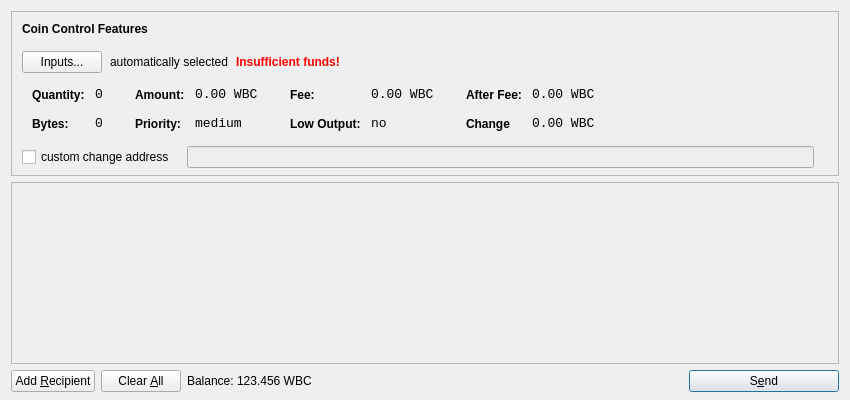
<?xml version="1.0" encoding="UTF-8"?>
<ui version="4.0">
 <class>SendCoinsDialog</class>
 <widget class="QDialog" name="SendCoinsDialog">
  <property name="geometry">
   <rect>
    <x>0</x>
    <y>0</y>
    <width>850</width>
    <height>400</height>
   </rect>
  </property>
  <property name="windowTitle">
   <string>Send Coins</string>
  </property>
  <layout class="QVBoxLayout" name="verticalLayout" stretch="0,1,0">
   <property name="bottomMargin">
    <number>8</number>
   </property>
   <item>
    <widget class="QFrame" name="frameCoinControl">
     <property name="sizePolicy">
      <sizepolicy hsizetype="Expanding" vsizetype="Expanding">
       <horstretch>0</horstretch>
       <verstretch>0</verstretch>
      </sizepolicy>
     </property>
     <property name="maximumSize">
      <size>
       <width>16777215</width>
       <height>16777215</height>
      </size>
     </property>
     <property name="frameShape">
      <enum>QFrame::StyledPanel</enum>
     </property>
     <property name="frameShadow">
      <enum>QFrame::Sunken</enum>
     </property>
     <layout class="QVBoxLayout" name="verticalLayoutCoinControl2">
      <property name="spacing">
       <number>-1</number>
      </property>
      <property name="leftMargin">
       <number>0</number>
      </property>
      <property name="topMargin">
       <number>0</number>
      </property>
      <property name="rightMargin">
       <number>0</number>
      </property>
      <property name="bottomMargin">
       <number>6</number>
      </property>
      <item>
       <layout class="QVBoxLayout" name="verticalLayoutCoinControl" stretch="0,0,0,0,1">
        <property name="spacing">
         <number>0</number>
        </property>
        <property name="leftMargin">
         <number>10</number>
        </property>
        <property name="topMargin">
         <number>10</number>
        </property>
        <item>
         <layout class="QHBoxLayout" name="horizontalLayoutCoinControl1">
          <property name="bottomMargin">
           <number>15</number>
          </property>
          <item>
           <widget class="QLabel" name="labelCoinControlFeatures">
            <property name="sizePolicy">
             <sizepolicy hsizetype="Preferred" vsizetype="Maximum">
              <horstretch>0</horstretch>
              <verstretch>0</verstretch>
             </sizepolicy>
            </property>
            <property name="font">
             <font>
              <weight>75</weight>
              <bold>true</bold>
             </font>
            </property>
            <property name="styleSheet">
             <string notr="true">font-weight:bold;</string>
            </property>
            <property name="text">
             <string>Coin Control Features</string>
            </property>
           </widget>
          </item>
         </layout>
        </item>
        <item>
         <layout class="QHBoxLayout" name="horizontalLayoutCoinControl2" stretch="0,0,0,0">
          <property name="spacing">
           <number>8</number>
          </property>
          <property name="bottomMargin">
           <number>10</number>
          </property>
          <item>
           <widget class="QPushButton" name="pushButtonCoinControl">
            <property name="styleSheet">
             <string notr="true"/>
            </property>
            <property name="text">
             <string>Inputs...</string>
            </property>
           </widget>
          </item>
          <item>
           <widget class="QLabel" name="labelCoinControlAutomaticallySelected">
            <property name="text">
             <string>automatically selected</string>
            </property>
            <property name="margin">
             <number>5</number>
            </property>
           </widget>
          </item>
          <item>
           <widget class="QLabel" name="labelCoinControlInsuffFunds">
            <property name="font">
             <font>
              <weight>75</weight>
              <bold>true</bold>
             </font>
            </property>
            <property name="styleSheet">
             <string notr="true">color:red;font-weight:bold;</string>
            </property>
            <property name="text">
             <string>Insufficient funds!</string>
            </property>
            <property name="margin">
             <number>5</number>
            </property>
           </widget>
          </item>
          <item>
           <spacer name="horizontalSpacerCoinControl">
            <property name="orientation">
             <enum>Qt::Horizontal</enum>
            </property>
            <property name="sizeHint" stdset="0">
             <size>
              <width>40</width>
              <height>1</height>
             </size>
            </property>
           </spacer>
          </item>
         </layout>
        </item>
        <item>
         <widget class="QWidget" name="widgetCoinControl" native="true">
          <property name="sizePolicy">
           <sizepolicy hsizetype="Preferred" vsizetype="Preferred">
            <horstretch>0</horstretch>
            <verstretch>0</verstretch>
           </sizepolicy>
          </property>
          <property name="minimumSize">
           <size>
            <width>0</width>
            <height>0</height>
           </size>
          </property>
          <property name="styleSheet">
           <string notr="true"/>
          </property>
          <layout class="QHBoxLayout" name="horizontalLayoutCoinControl5">
           <property name="margin">
            <number>0</number>
           </property>
           <item>
            <layout class="QHBoxLayout" name="horizontalLayoutCoinControl3" stretch="0,0,0,1">
             <property name="spacing">
              <number>20</number>
             </property>
             <property name="topMargin">
              <number>0</number>
             </property>
             <property name="bottomMargin">
              <number>10</number>
             </property>
             <item>
              <layout class="QFormLayout" name="formLayoutCoinControl1">
               <property name="horizontalSpacing">
                <number>10</number>
               </property>
               <property name="verticalSpacing">
                <number>14</number>
               </property>
               <property name="leftMargin">
                <number>10</number>
               </property>
               <property name="topMargin">
                <number>4</number>
               </property>
               <property name="rightMargin">
                <number>6</number>
               </property>
               <item row="0" column="0">
                <widget class="QLabel" name="labelCoinControlQuantityText">
                 <property name="styleSheet">
                  <string notr="true">font-weight:bold;</string>
                 </property>
                 <property name="text">
                  <string>Quantity:</string>
                 </property>
                 <property name="margin">
                  <number>0</number>
                 </property>
                </widget>
               </item>
               <item row="0" column="1">
                <widget class="QLabel" name="labelCoinControlQuantity">
                 <property name="font">
                  <font>
                   <family>Monospace</family>
                   <pointsize>10</pointsize>
                  </font>
                 </property>
                 <property name="cursor">
                  <cursorShape>IBeamCursor</cursorShape>
                 </property>
                 <property name="contextMenuPolicy">
                  <enum>Qt::ActionsContextMenu</enum>
                 </property>
                 <property name="text">
                  <string>0</string>
                 </property>
                 <property name="margin">
                  <number>0</number>
                 </property>
                 <property name="textInteractionFlags">
                  <set>Qt::LinksAccessibleByMouse|Qt::TextSelectableByKeyboard|Qt::TextSelectableByMouse</set>
                 </property>
                </widget>
               </item>
               <item row="1" column="0">
                <widget class="QLabel" name="labelCoinControlBytesText">
                 <property name="styleSheet">
                  <string notr="true">font-weight:bold;</string>
                 </property>
                 <property name="text">
                  <string>Bytes:</string>
                 </property>
                </widget>
               </item>
               <item row="1" column="1">
                <widget class="QLabel" name="labelCoinControlBytes">
                 <property name="font">
                  <font>
                   <family>Monospace</family>
                   <pointsize>10</pointsize>
                  </font>
                 </property>
                 <property name="cursor">
                  <cursorShape>IBeamCursor</cursorShape>
                 </property>
                 <property name="contextMenuPolicy">
                  <enum>Qt::ActionsContextMenu</enum>
                 </property>
                 <property name="text">
                  <string>0</string>
                 </property>
                 <property name="textInteractionFlags">
                  <set>Qt::LinksAccessibleByMouse|Qt::TextSelectableByKeyboard|Qt::TextSelectableByMouse</set>
                 </property>
                </widget>
               </item>
              </layout>
             </item>
             <item>
              <layout class="QFormLayout" name="formLayoutCoinControl2">
               <property name="horizontalSpacing">
                <number>10</number>
               </property>
               <property name="verticalSpacing">
                <number>14</number>
               </property>
               <property name="leftMargin">
                <number>6</number>
               </property>
               <property name="topMargin">
                <number>4</number>
               </property>
               <property name="rightMargin">
                <number>6</number>
               </property>
               <item row="0" column="0">
                <widget class="QLabel" name="labelCoinControlAmountText">
                 <property name="styleSheet">
                  <string notr="true">font-weight:bold;</string>
                 </property>
                 <property name="text">
                  <string>Amount:</string>
                 </property>
                 <property name="margin">
                  <number>0</number>
                 </property>
                </widget>
               </item>
               <item row="0" column="1">
                <widget class="QLabel" name="labelCoinControlAmount">
                 <property name="font">
                  <font>
                   <family>Monospace</family>
                   <pointsize>10</pointsize>
                  </font>
                 </property>
                 <property name="cursor">
                  <cursorShape>IBeamCursor</cursorShape>
                 </property>
                 <property name="contextMenuPolicy">
                  <enum>Qt::ActionsContextMenu</enum>
                 </property>
                 <property name="text">
                  <string>0.00 WBC</string>
                 </property>
                 <property name="textInteractionFlags">
                  <set>Qt::LinksAccessibleByMouse|Qt::TextSelectableByKeyboard|Qt::TextSelectableByMouse</set>
                 </property>
                </widget>
               </item>
               <item row="1" column="0">
                <widget class="QLabel" name="labelCoinControlPriorityText">
                 <property name="styleSheet">
                  <string notr="true">font-weight:bold;</string>
                 </property>
                 <property name="text">
                  <string>Priority:</string>
                 </property>
                </widget>
               </item>
               <item row="1" column="1">
                <widget class="QLabel" name="labelCoinControlPriority">
                 <property name="font">
                  <font>
                   <family>Monospace</family>
                   <pointsize>10</pointsize>
                  </font>
                 </property>
                 <property name="cursor">
                  <cursorShape>IBeamCursor</cursorShape>
                 </property>
                 <property name="contextMenuPolicy">
                  <enum>Qt::ActionsContextMenu</enum>
                 </property>
                 <property name="text">
                  <string>medium</string>
                 </property>
                 <property name="textInteractionFlags">
                  <set>Qt::LinksAccessibleByMouse|Qt::TextSelectableByKeyboard|Qt::TextSelectableByMouse</set>
                 </property>
                </widget>
               </item>
              </layout>
             </item>
             <item>
              <layout class="QFormLayout" name="formLayoutCoinControl3">
               <property name="horizontalSpacing">
                <number>10</number>
               </property>
               <property name="verticalSpacing">
                <number>14</number>
               </property>
               <property name="leftMargin">
                <number>6</number>
               </property>
               <property name="topMargin">
                <number>4</number>
               </property>
               <property name="rightMargin">
                <number>6</number>
               </property>
               <item row="0" column="0">
                <widget class="QLabel" name="labelCoinControlFeeText">
                 <property name="styleSheet">
                  <string notr="true">font-weight:bold;</string>
                 </property>
                 <property name="text">
                  <string>Fee:</string>
                 </property>
                 <property name="margin">
                  <number>0</number>
                 </property>
                </widget>
               </item>
               <item row="0" column="1">
                <widget class="QLabel" name="labelCoinControlFee">
                 <property name="font">
                  <font>
                   <family>Monospace</family>
                   <pointsize>10</pointsize>
                  </font>
                 </property>
                 <property name="cursor">
                  <cursorShape>IBeamCursor</cursorShape>
                 </property>
                 <property name="contextMenuPolicy">
                  <enum>Qt::ActionsContextMenu</enum>
                 </property>
                 <property name="text">
                  <string>0.00 WBC</string>
                 </property>
                 <property name="textInteractionFlags">
                  <set>Qt::LinksAccessibleByMouse|Qt::TextSelectableByKeyboard|Qt::TextSelectableByMouse</set>
                 </property>
                </widget>
               </item>
               <item row="1" column="0">
                <widget class="QLabel" name="labelCoinControlLowOutputText">
                 <property name="styleSheet">
                  <string notr="true">font-weight:bold;</string>
                 </property>
                 <property name="text">
                  <string>Low Output:</string>
                 </property>
                </widget>
               </item>
               <item row="1" column="1">
                <widget class="QLabel" name="labelCoinControlLowOutput">
                 <property name="font">
                  <font>
                   <family>Monospace</family>
                   <pointsize>10</pointsize>
                  </font>
                 </property>
                 <property name="cursor">
                  <cursorShape>IBeamCursor</cursorShape>
                 </property>
                 <property name="contextMenuPolicy">
                  <enum>Qt::ActionsContextMenu</enum>
                 </property>
                 <property name="text">
                  <string>no</string>
                 </property>
                 <property name="textInteractionFlags">
                  <set>Qt::LinksAccessibleByMouse|Qt::TextSelectableByKeyboard|Qt::TextSelectableByMouse</set>
                 </property>
                </widget>
               </item>
              </layout>
             </item>
             <item>
              <layout class="QFormLayout" name="formLayoutCoinControl4">
               <property name="horizontalSpacing">
                <number>10</number>
               </property>
               <property name="verticalSpacing">
                <number>14</number>
               </property>
               <property name="leftMargin">
                <number>6</number>
               </property>
               <property name="topMargin">
                <number>4</number>
               </property>
               <property name="rightMargin">
                <number>6</number>
               </property>
               <item row="0" column="0">
                <widget class="QLabel" name="labelCoinControlAfterFeeText">
                 <property name="styleSheet">
                  <string notr="true">font-weight:bold;</string>
                 </property>
                 <property name="text">
                  <string>After Fee:</string>
                 </property>
                 <property name="margin">
                  <number>0</number>
                 </property>
                </widget>
               </item>
               <item row="0" column="1">
                <widget class="QLabel" name="labelCoinControlAfterFee">
                 <property name="font">
                  <font>
                   <family>Monospace</family>
                   <pointsize>10</pointsize>
                  </font>
                 </property>
                 <property name="cursor">
                  <cursorShape>IBeamCursor</cursorShape>
                 </property>
                 <property name="contextMenuPolicy">
                  <enum>Qt::ActionsContextMenu</enum>
                 </property>
                 <property name="text">
                  <string>0.00 WBC</string>
                 </property>
                 <property name="textInteractionFlags">
                  <set>Qt::LinksAccessibleByMouse|Qt::TextSelectableByKeyboard|Qt::TextSelectableByMouse</set>
                 </property>
                </widget>
               </item>
               <item row="1" column="0">
                <widget class="QLabel" name="labelCoinControlChangeText">
                 <property name="styleSheet">
                  <string notr="true">font-weight:bold;</string>
                 </property>
                 <property name="text">
                  <string>Change</string>
                 </property>
                </widget>
               </item>
               <item row="1" column="1">
                <widget class="QLabel" name="labelCoinControlChange">
                 <property name="font">
                  <font>
                   <family>Monospace</family>
                   <pointsize>10</pointsize>
                  </font>
                 </property>
                 <property name="cursor">
                  <cursorShape>IBeamCursor</cursorShape>
                 </property>
                 <property name="contextMenuPolicy">
                  <enum>Qt::ActionsContextMenu</enum>
                 </property>
                 <property name="text">
                  <string>0.00 WBC</string>
                 </property>
                 <property name="textInteractionFlags">
                  <set>Qt::LinksAccessibleByMouse|Qt::TextSelectableByKeyboard|Qt::TextSelectableByMouse</set>
                 </property>
                </widget>
               </item>
              </layout>
             </item>
            </layout>
           </item>
          </layout>
         </widget>
        </item>
        <item>
         <layout class="QHBoxLayout" name="horizontalLayoutCoinControl4" stretch="0,0,0">
          <property name="spacing">
           <number>12</number>
          </property>
          <property name="sizeConstraint">
           <enum>QLayout::SetDefaultConstraint</enum>
          </property>
          <property name="topMargin">
           <number>5</number>
          </property>
          <property name="rightMargin">
           <number>5</number>
          </property>
          <item>
           <widget class="QCheckBox" name="checkBoxCoinControlChange">
            <property name="text">
             <string>custom change address</string>
            </property>
           </widget>
          </item>
          <item>
           <widget class="QLineEdit" name="lineEditCoinControlChange">
            <property name="enabled">
             <bool>false</bool>
            </property>
            <property name="sizePolicy">
             <sizepolicy hsizetype="Expanding" vsizetype="Fixed">
              <horstretch>0</horstretch>
              <verstretch>0</verstretch>
             </sizepolicy>
            </property>
           </widget>
          </item>
          <item>
           <widget class="QLabel" name="labelCoinControlChangeLabel">
            <property name="sizePolicy">
             <sizepolicy hsizetype="Preferred" vsizetype="Expanding">
              <horstretch>0</horstretch>
              <verstretch>0</verstretch>
             </sizepolicy>
            </property>
            <property name="minimumSize">
             <size>
              <width>0</width>
              <height>0</height>
             </size>
            </property>
            <property name="text">
             <string/>
            </property>
            <property name="margin">
             <number>3</number>
            </property>
           </widget>
          </item>
         </layout>
        </item>
        <item>
         <spacer name="verticalSpacerCoinControl">
          <property name="orientation">
           <enum>Qt::Vertical</enum>
          </property>
          <property name="sizeHint" stdset="0">
           <size>
            <width>800</width>
            <height>1</height>
           </size>
          </property>
         </spacer>
        </item>
       </layout>
      </item>
     </layout>
    </widget>
   </item>
   <item>
    <widget class="QScrollArea" name="scrollArea">
     <property name="widgetResizable">
      <bool>true</bool>
     </property>
     <widget class="QWidget" name="scrollAreaWidgetContents">
      <property name="geometry">
       <rect>
        <x>0</x>
        <y>0</y>
        <width>830</width>
        <height>165</height>
       </rect>
      </property>
      <layout class="QVBoxLayout" name="verticalLayout_2">
       <property name="margin">
        <number>0</number>
       </property>
       <item>
        <layout class="QVBoxLayout" name="entries">
         <property name="spacing">
          <number>6</number>
         </property>
        </layout>
       </item>
       <item>
        <spacer name="verticalSpacer">
         <property name="orientation">
          <enum>Qt::Vertical</enum>
         </property>
         <property name="sizeHint" stdset="0">
          <size>
           <width>20</width>
           <height>40</height>
          </size>
         </property>
        </spacer>
       </item>
      </layout>
     </widget>
    </widget>
   </item>
   <item>
    <layout class="QHBoxLayout" name="horizontalLayout">
     <item>
      <widget class="QPushButton" name="addButton">
       <property name="toolTip">
        <string>Send to multiple recipients at once</string>
       </property>
       <property name="text">
        <string>Add &amp;Recipient</string>
       </property>
       <property name="icon">
        <iconset resource="../bitcoin.qrc">
         <normaloff>:/icons/add</normaloff>:/icons/add</iconset>
       </property>
       <property name="autoDefault">
        <bool>false</bool>
       </property>
      </widget>
     </item>
     <item>
      <widget class="QPushButton" name="clearButton">
       <property name="sizePolicy">
        <sizepolicy hsizetype="Minimum" vsizetype="Fixed">
         <horstretch>0</horstretch>
         <verstretch>0</verstretch>
        </sizepolicy>
       </property>
       <property name="toolTip">
        <string>Remove all transaction fields</string>
       </property>
       <property name="text">
        <string>Clear &amp;All</string>
       </property>
       <property name="icon">
        <iconset resource="../bitcoin.qrc">
         <normaloff>:/icons/remove</normaloff>:/icons/remove</iconset>
       </property>
       <property name="autoRepeatDelay">
        <number>300</number>
       </property>
       <property name="autoDefault">
        <bool>false</bool>
       </property>
      </widget>
     </item>
     <item>
      <layout class="QHBoxLayout" name="horizontalLayout_2">
       <property name="spacing">
        <number>3</number>
       </property>
       <item>
        <widget class="QLabel" name="label">
         <property name="sizePolicy">
          <sizepolicy hsizetype="Preferred" vsizetype="Fixed">
           <horstretch>0</horstretch>
           <verstretch>0</verstretch>
          </sizepolicy>
         </property>
         <property name="text">
          <string>Balance:</string>
         </property>
        </widget>
       </item>
       <item>
        <widget class="QLabel" name="labelBalance">
         <property name="sizePolicy">
          <sizepolicy hsizetype="Preferred" vsizetype="Fixed">
           <horstretch>0</horstretch>
           <verstretch>0</verstretch>
          </sizepolicy>
         </property>
         <property name="cursor">
          <cursorShape>IBeamCursor</cursorShape>
         </property>
         <property name="text">
          <string>123.456 WBC</string>
         </property>
         <property name="textInteractionFlags">
          <set>Qt::LinksAccessibleByMouse|Qt::TextSelectableByKeyboard|Qt::TextSelectableByMouse</set>
         </property>
        </widget>
       </item>
      </layout>
     </item>
     <item>
      <spacer name="horizontalSpacer">
       <property name="orientation">
        <enum>Qt::Horizontal</enum>
       </property>
       <property name="sizeHint" stdset="0">
        <size>
         <width>40</width>
         <height>20</height>
        </size>
       </property>
      </spacer>
     </item>
     <item>
      <widget class="QPushButton" name="sendButton">
       <property name="minimumSize">
        <size>
         <width>150</width>
         <height>0</height>
        </size>
       </property>
       <property name="toolTip">
        <string>Confirm the send action</string>
       </property>
       <property name="text">
        <string>S&amp;end</string>
       </property>
       <property name="icon">
        <iconset resource="../bitcoin.qrc">
         <normaloff>:/icons/send</normaloff>:/icons/send</iconset>
       </property>
       <property name="default">
        <bool>true</bool>
       </property>
      </widget>
     </item>
    </layout>
   </item>
  </layout>
 </widget>
 <resources>
  <include location="../bitcoin.qrc"/>
 </resources>
 <connections/>
</ui>
